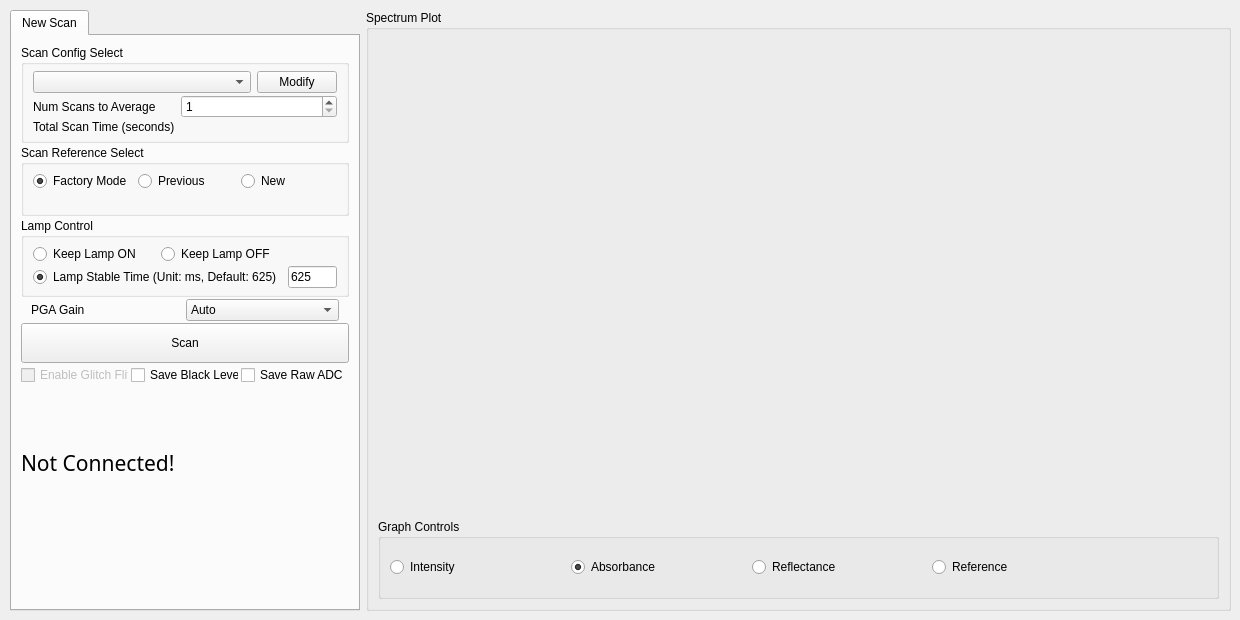
    <widget class="QWidget" name="tab">
     <attribute name="title">
      <string>Scan</string>
     </attribute>
     <widget class="QWidget" name="layoutWidget">
      <property name="geometry">
       <rect>
        <x>10</x>
        <y>10</y>
        <width>1221</width>
        <height>601</height>
       </rect>
      </property>
      <layout class="QGridLayout" name="gridLayout_Scan">
       <item row="0" column="1">
        <widget class="QGroupBox" name="groupBox_5">
         <property name="title">
          <string>Spectrum Plot</string>
         </property>
         <layout class="QVBoxLayout" name="verticalLayout">
          <item>
           <widget class="QWidget" name="widget_plot" native="true"/>
          </item>
          <item>
           <widget class="QGroupBox" name="groupBox_8">
            <property name="maximumSize">
             <size>
              <width>16777215</width>
              <height>80</height>
             </size>
            </property>
            <property name="title">
             <string>Graph Controls</string>
            </property>
            <layout class="QHBoxLayout" name="horizontalLayout_11">
             <item>
              <widget class="QRadioButton" name="radioButton_Intensity">
               <property name="text">
                <string>Intensity</string>
               </property>
              </widget>
             </item>
             <item>
              <widget class="QRadioButton" name="radioButton_Absorbance">
               <property name="text">
                <string>Absorbance</string>
               </property>
               <property name="checked">
                <bool>true</bool>
               </property>
              </widget>
             </item>
             <item>
              <widget class="QRadioButton" name="radioButton_Reflectance">
               <property name="text">
                <string>Reflectance</string>
               </property>
              </widget>
             </item>
             <item>
              <widget class="QRadioButton" name="radioButton_Reference">
               <property name="text">
                <string>Reference</string>
               </property>
              </widget>
             </item>
             <item>
              <spacer name="horizontalSpacer_4">
               <property name="orientation">
                <enum>Qt::Horizontal</enum>
               </property>
               <property name="sizeType">
                <enum>QSizePolicy::Fixed</enum>
               </property>
               <property name="sizeHint" stdset="0">
                <size>
                 <width>100</width>
                 <height>20</height>
                </size>
               </property>
              </spacer>
             </item>
            </layout>
           </widget>
          </item>
         </layout>
        </widget>
       </item>
       <item row="0" column="0">
        <widget class="QTabWidget" name="tabWidget_ScanSetting">
         <property name="maximumSize">
          <size>
           <width>350</width>
           <height>16777215</height>
          </size>
         </property>
         <property name="currentIndex">
          <number>0</number>
         </property>
         <widget class="QWidget" name="tab_6">
          <property name="sizePolicy">
           <sizepolicy hsizetype="Minimum" vsizetype="Minimum">
            <horstretch>1</horstretch>
            <verstretch>1</verstretch>
           </sizepolicy>
          </property>
          <property name="minimumSize">
           <size>
            <width>325</width>
            <height>545</height>
           </size>
          </property>
          <attribute name="title">
           <string>New Scan</string>
          </attribute>
          <layout class="QHBoxLayout" name="horizontalLayout_21">
           <item>
            <layout class="QVBoxLayout" name="verticalLayout_40">
             <property name="spacing">
              <number>2</number>
             </property>
             <property name="sizeConstraint">
              <enum>QLayout::SetNoConstraint</enum>
             </property>
             <item>
              <widget class="QGroupBox" name="groupBox_scan_controls_2">
               <property name="title">
                <string>Scan Config Select</string>
               </property>
               <layout class="QGridLayout" name="gridLayout_36">
                <property name="topMargin">
                 <number>6</number>
                </property>
                <property name="bottomMargin">
                 <number>6</number>
                </property>
                <property name="verticalSpacing">
                 <number>2</number>
                </property>
                <item row="0" column="2">
                 <widget class="QPushButton" name="pushButton_edit_scan_config_2">
                  <property name="text">
                   <string>Modify</string>
                  </property>
                 </widget>
                </item>
                <item row="3" column="0">
                 <widget class="QLabel" name="label_scan_time_2">
                  <property name="text">
                   <string>Total Scan Time (seconds)</string>
                  </property>
                 </widget>
                </item>
                <item row="2" column="0">
                 <widget class="QLabel" name="label_num_repeat_4">
                  <property name="text">
                   <string>Num Scans to Average</string>
                  </property>
                 </widget>
                </item>
                <item row="0" column="0" colspan="2">
                 <widget class="QComboBox" name="comboBox_scanID">
                  <property name="currentIndex">
                   <number>-1</number>
                  </property>
                 </widget>
                </item>
                <item row="3" column="1" colspan="2">
                 <widget class="QLabel" name="label_scan_time_val">
                  <property name="text">
                   <string/>
                  </property>
                 </widget>
                </item>
                <item row="2" column="1" colspan="2">
                 <widget class="QSpinBox" name="spinBox_numRepeat">
                  <property name="minimum">
                   <number>1</number>
                  </property>
                 </widget>
                </item>
               </layout>
              </widget>
             </item>
             <item>
              <widget class="QGroupBox" name="groupBox_ref_controls_2">
               <property name="title">
                <string>Scan Reference Select</string>
               </property>
               <layout class="QGridLayout" name="gridLayout_37">
                <property name="topMargin">
                 <number>6</number>
                </property>
                <property name="bottomMargin">
                 <number>6</number>
                </property>
                <property name="verticalSpacing">
                 <number>2</number>
                </property>
                <item row="0" column="0">
                 <widget class="QRadioButton" name="radioButton_ref_factory">
                  <property name="text">
                   <string>Factory Mode</string>
                  </property>
                  <property name="checked">
                   <bool>true</bool>
                  </property>
                 </widget>
                </item>
                <item row="0" column="1">
                 <widget class="QRadioButton" name="radioButton_ref_prev">
                  <property name="text">
                   <string>Previous</string>
                  </property>
                 </widget>
                </item>
                <item row="0" column="2">
                 <widget class="QRadioButton" name="radioButton_ref_new">
                  <property name="text">
                   <string>New</string>
                  </property>
                 </widget>
                </item>
                <item row="1" column="0" colspan="3">
                 <widget class="QLabel" name="label_ref_timestamp_2">
                  <property name="text">
                   <string/>
                  </property>
                 </widget>
                </item>
               </layout>
              </widget>
             </item>
             <item>
              <widget class="QGroupBox" name="groupBox_lampControl">
               <property name="title">
                <string>Lamp Control</string>
               </property>
               <layout class="QGridLayout" name="gridLayout_38">
                <property name="topMargin">
                 <number>6</number>
                </property>
                <property name="bottomMargin">
                 <number>6</number>
                </property>
                <property name="verticalSpacing">
                 <number>2</number>
                </property>
                <item row="1" column="2">
                 <widget class="QLineEdit" name="lineEdit_lamp_stable_time">
                  <property name="enabled">
                   <bool>true</bool>
                  </property>
                  <property name="text">
                   <string>625</string>
                  </property>
                  <property name="cursorPosition">
                   <number>3</number>
                  </property>
                  <property name="dragEnabled">
                   <bool>false</bool>
                  </property>
                  <property name="readOnly">
                   <bool>false</bool>
                  </property>
                  <property name="clearButtonEnabled">
                   <bool>false</bool>
                  </property>
                 </widget>
                </item>
                <item row="0" column="1">
                 <widget class="QRadioButton" name="radioButton_always_off">
                  <property name="text">
                   <string>Keep Lamp OFF</string>
                  </property>
                 </widget>
                </item>
                <item row="0" column="0">
                 <widget class="QRadioButton" name="radioButton_always_on">
                  <property name="text">
                   <string>Keep Lamp ON</string>
                  </property>
                 </widget>
                </item>
                <item row="1" column="0" colspan="2">
                 <widget class="QRadioButton" name="radioButton_Lamp_Stable_Time">
                  <property name="text">
                   <string>Lamp Stable Time (Unit: ms, Default: 625)</string>
                  </property>
                  <property name="checked">
                   <bool>true</bool>
                  </property>
                 </widget>
                </item>
               </layout>
              </widget>
             </item>
             <item>
              <layout class="QGridLayout" name="gridLayout_21">
               <property name="leftMargin">
                <number>10</number>
               </property>
               <property name="rightMargin">
                <number>10</number>
               </property>
               <item row="0" column="0">
                <widget class="QLabel" name="label_pga_gain_2">
                 <property name="text">
                  <string>PGA Gain</string>
                 </property>
                </widget>
               </item>
               <item row="0" column="1">
                <widget class="QComboBox" name="comboBox_pga_gain">
                 <property name="currentText">
                  <string notr="true">Auto</string>
                 </property>
                 <item>
                  <property name="text">
                   <string>Auto</string>
                  </property>
                 </item>
                 <item>
                  <property name="text">
                   <string notr="true">64</string>
                  </property>
                 </item>
                 <item>
                  <property name="text">
                   <string notr="true">32</string>
                  </property>
                 </item>
                 <item>
                  <property name="text">
                   <string notr="true">16</string>
                  </property>
                 </item>
                 <item>
                  <property name="text">
                   <string notr="true">8</string>
                  </property>
                 </item>
                 <item>
                  <property name="text">
                   <string notr="true">4</string>
                  </property>
                 </item>
                 <item>
                  <property name="text">
                   <string notr="true">2</string>
                  </property>
                 </item>
                 <item>
                  <property name="text">
                   <string notr="true">1</string>
                  </property>
                 </item>
                </widget>
               </item>
              </layout>
             </item>
             <item>
              <widget class="QPushButton" name="pushButton_scan">
               <property name="sizePolicy">
                <sizepolicy hsizetype="Minimum" vsizetype="Fixed">
                 <horstretch>0</horstretch>
                 <verstretch>0</verstretch>
                </sizepolicy>
               </property>
               <property name="minimumSize">
                <size>
                 <width>289</width>
                 <height>40</height>
                </size>
               </property>
               <property name="text">
                <string>Scan</string>
               </property>
               <property name="checkable">
                <bool>false</bool>
               </property>
              </widget>
             </item>
             <item>
              <layout class="QGridLayout" name="gridLayout_56">
               <item row="0" column="0">
                <widget class="QCheckBox" name="checkBox_GlitchFilter">
                 <property name="enabled">
                  <bool>false</bool>
                 </property>
                 <property name="text">
                  <string>Enable Glitch Fliter</string>
                 </property>
                </widget>
               </item>
               <item row="0" column="1">
                <widget class="QCheckBox" name="checkBox_SaveBlackLevel">
                 <property name="text">
                  <string>Save Black Level</string>
                 </property>
                </widget>
               </item>
               <item row="0" column="2">
                <widget class="QCheckBox" name="ckb_saveRawADC">
                 <property name="text">
                  <string>Save Raw ADC</string>
                 </property>
                </widget>
               </item>
              </layout>
             </item>
             <item>
              <layout class="QGridLayout" name="gridLayout_18">
               <item row="0" column="2">
                <spacer name="verticalSpacer_2">
                 <property name="orientation">
                  <enum>Qt::Vertical</enum>
                 </property>
                 <property name="sizeHint" stdset="0">
                  <size>
                   <width>20</width>
                   <height>40</height>
                  </size>
                 </property>
                </spacer>
               </item>
               <item row="3" column="2">
                <spacer name="verticalSpacer">
                 <property name="orientation">
                  <enum>Qt::Vertical</enum>
                 </property>
                 <property name="sizeHint" stdset="0">
                  <size>
                   <width>20</width>
                   <height>40</height>
                  </size>
                 </property>
                </spacer>
               </item>
               <item row="1" column="0">
                <widget class="QLabel" name="label_connected">
                 <property name="sizePolicy">
                  <sizepolicy hsizetype="Preferred" vsizetype="Preferred">
                   <horstretch>0</horstretch>
                   <verstretch>0</verstretch>
                  </sizepolicy>
                 </property>
                 <property name="minimumSize">
                  <size>
                   <width>0</width>
                   <height>20</height>
                  </size>
                 </property>
                 <property name="font">
                  <font>
                   <family>Adobe Devanagari</family>
                   <pointsize>16</pointsize>
                  </font>
                 </property>
                 <property name="text">
                  <string>Not Connected!</string>
                 </property>
                </widget>
               </item>
               <item row="2" column="2">
                <spacer name="verticalSpacer_3">
                 <property name="orientation">
                  <enum>Qt::Vertical</enum>
                 </property>
                 <property name="sizeHint" stdset="0">
                  <size>
                   <width>20</width>
                   <height>40</height>
                  </size>
                 </property>
                </spacer>
               </item>
              </layout>
             </item>
            </layout>
           </item>
          </layout>
         </widget>
        </widget>
       </item>
      </layout>
     </widget>
    </widget>
